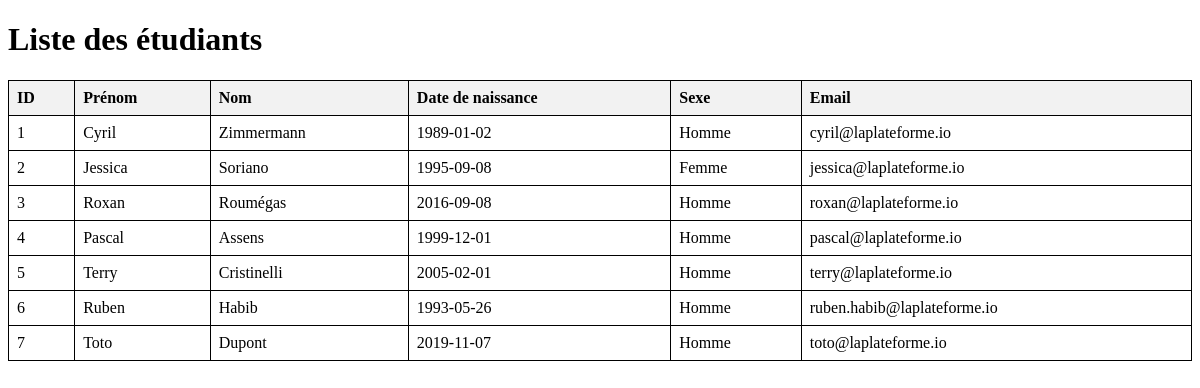
The app's page /job03/index.php with its own data.
### tables this page shows
CREATE TABLE IF NOT EXISTS `etudiant` (
  `id` int NOT NULL AUTO_INCREMENT,
  `prenom` varchar(255) NOT NULL,
  `nom` varchar(255) NOT NULL,
  `naissance` date NOT NULL,
  `sexe` varchar(25) NOT NULL,
  `email` varchar(255) NOT NULL,
  PRIMARY KEY (`id`)
);

### job03/index.php (called while the page is built)
<?php
include 'db_connection.php';
try {
    $stmt = $pdo->prepare("SELECT * FROM etudiant");
    $stmt->execute();
    $etudiants = $stmt->fetchAll(PDO::FETCH_ASSOC);
} catch (PDOException $e) {
    die("Erreur de requête :" . $e->getMessage());
}
include 'tableau.php';
?>

### job03/tableau.php (the view, shortened to what this page needs)
<!DOCTYPE html>
<html lang="fr">
<head>
</head>
<body>
    <h1>Liste des étudiants</h1>
    <table>
       <thead>
        <tr>
            <th>ID</th>
            <th>Prénom</th>
            <th>Nom</th>
            <th>Date de naissance</th>
            <th>Sexe</th>
            <th>Email</th>
        </tr>
       </thead>
       <tbody>
        <?php foreach ($etudiants as $etudiant): ?>
        <tr>
            <td><?php echo htmlspecialchars($etudiant['id']); ?></td>
            <td><?php echo htmlspecialchars($etudiant['prenom']); ?></td>
            <td><?php echo htmlspecialchars($etudiant['nom']); ?></td>
            <td><?php echo htmlspecialchars($etudiant['naissance']); ?></td>
            <td><?php echo htmlspecialchars($etudiant['sexe']); ?></td>
            <td><?php echo htmlspecialchars($etudiant['email']);?></td>
        </tr>
        <?php endforeach; ?>
       </tbody>
    </table>
</body>
</html>

### job03/tableau.php (style rules this page uses)
table { width: 100%; border-collapse: collapse; }
table, th, td { border: 1px solid black; }
th,td { padding: 8px; text-align: left; }
th { background-color: #f2f2f2; }

### records on screen
etudiant: id "1", prenom "Cyril", nom "Zimmermann", naissance "1989-01-02", sexe "Homme", email "cyril@laplateforme.io"
etudiant: id "2", prenom "Jessica", nom "Soriano", naissance "1995-09-08", sexe "Femme", email "jessica@laplateforme.io"
etudiant: id "3", prenom "Roxan", nom "Roumégas", naissance "2016-09-08", sexe "Homme", email "roxan@laplateforme.io"
etudiant: id "4", prenom "Pascal", nom "Assens", naissance "1999-12-01", sexe "Homme", email "pascal@laplateforme.io"
etudiant: id "5", prenom "Terry", nom "Cristinelli", naissance "2005-02-01", sexe "Homme", email "terry@laplateforme.io"
etudiant: id "6", prenom "Ruben", nom "Habib", naissance "1993-05-26", sexe "Homme", email "ruben.habib@laplateforme.io"
etudiant: id "7", prenom "Toto", nom "Dupont", naissance "2019-11-07", sexe "Homme", email "toto@laplateforme.io"
